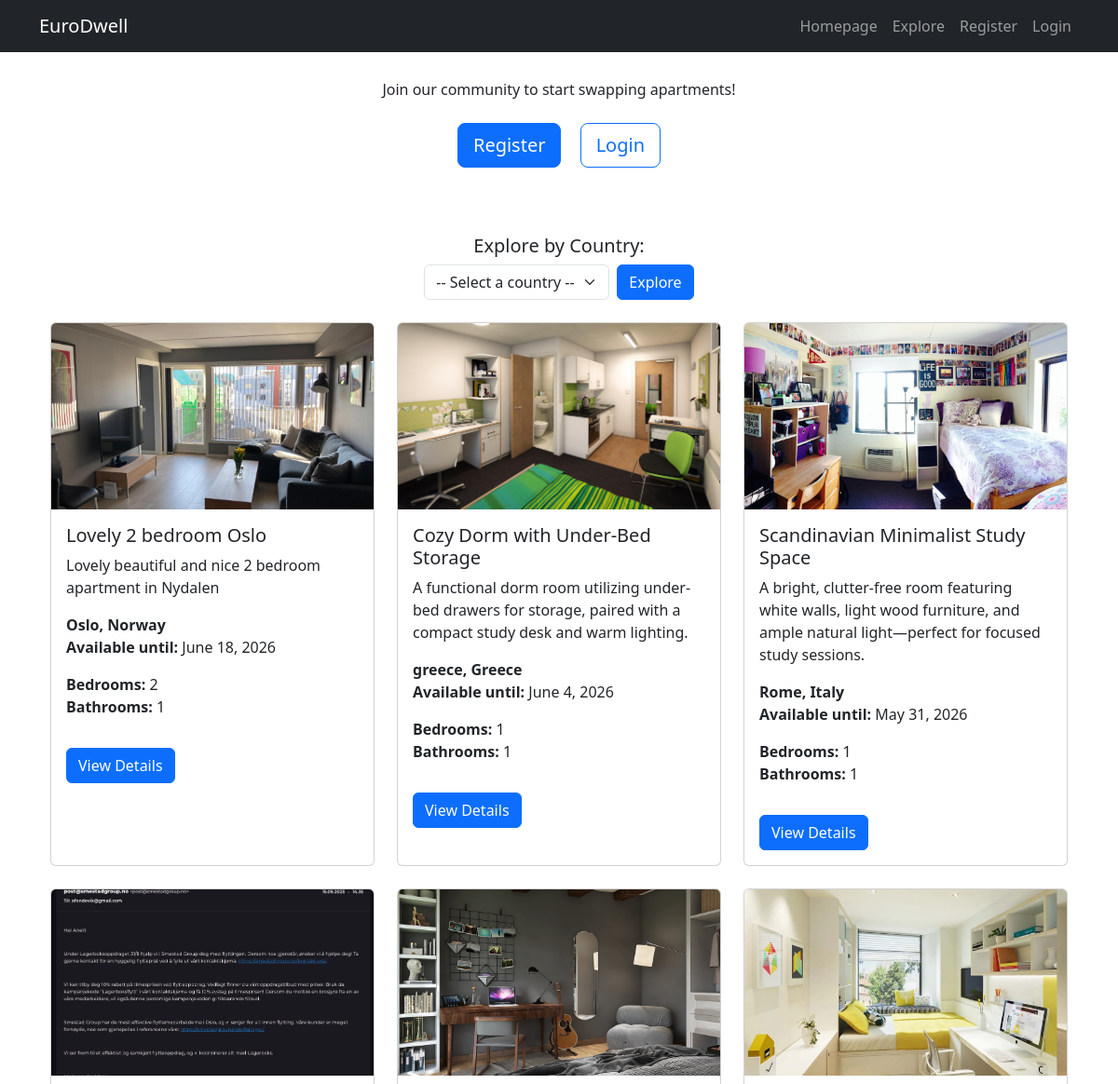
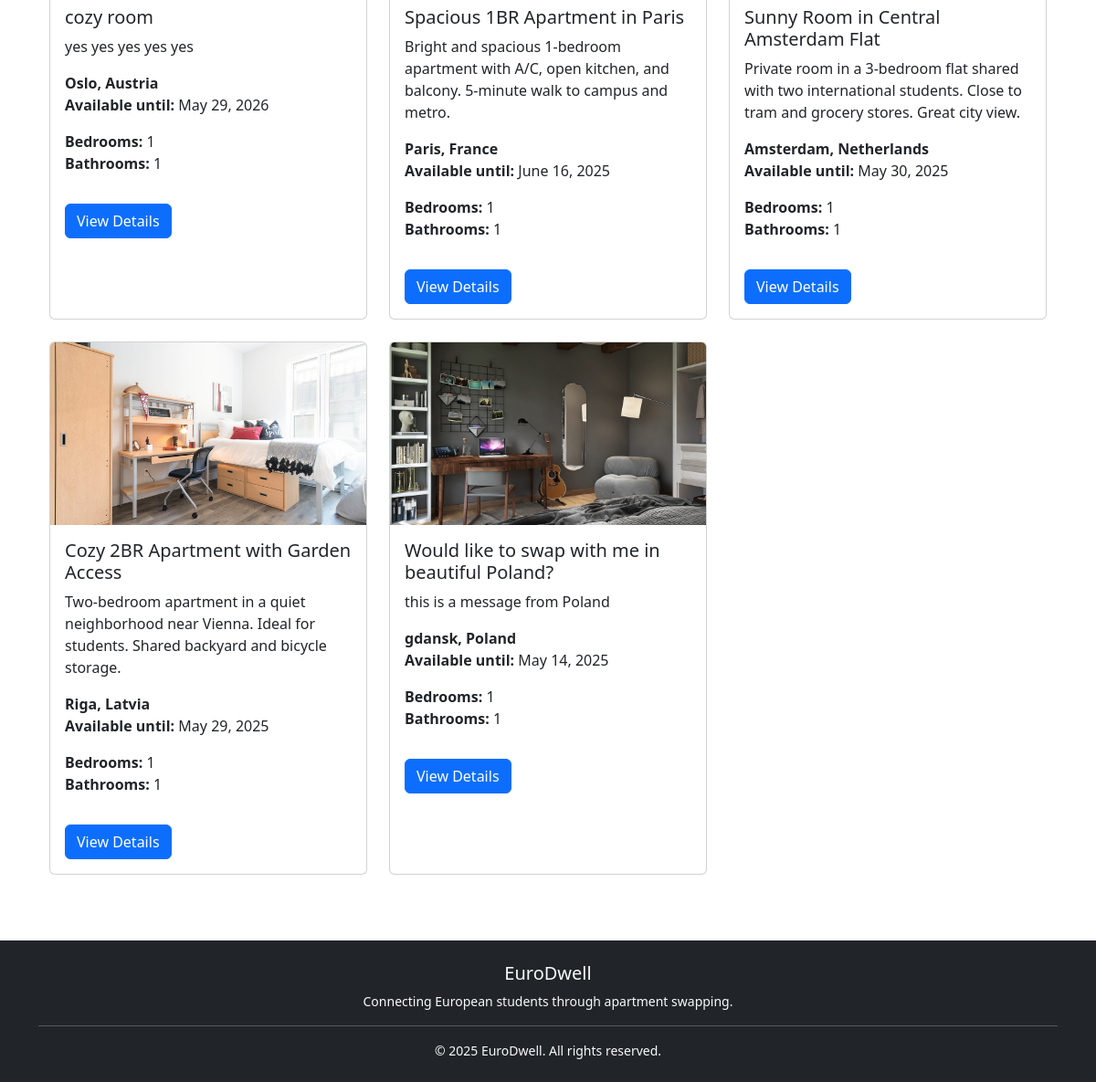
/explore, run on the app's committed database (2 pictures, top to bottom).
### app/models.py (models this page shows, shortened)
class Apartment(models.Model):
    user = models.ForeignKey(User, on_delete=models.CASCADE)
    title = models.CharField(max_length=200)
    description = models.TextField()
    country = models.CharField(max_length=100,default='Norway')
    city = models.CharField(max_length=100,default='Oslo')
    bedrooms = models.IntegerField(default=1)
    bathrooms = models.IntegerField(default=1)
    shared_bathroom = models.BooleanField(default=False)
    shared_kitchen = models.BooleanField(default=False)
    available_from = models.DateField(default=date.today)
    available_until = models.DateField(default=default_available_until)
    created_at = models.DateTimeField(auto_now_add=True)
    updated_at = models.DateTimeField(auto_now=True)

class ApartmentImage(models.Model):
    apartment = models.ForeignKey(Apartment, related_name='images', on_delete=models.CASCADE)
    image = models.ImageField(upload_to='apartments/')
    uploaded_at = models.DateTimeField(auto_now_add=True)

### app/views.py (the view)
# urls.py: path("explore", views.explore, name="explore"),
def explore(request):
    country = request.GET.get("country")
    if country:
        apartments = Apartment.objects.filter(
            country__icontains=country
        ).order_by('-available_until')
    else:
        apartments = Apartment.objects.all().order_by('-available_until')
    return render(request, "explore.html", {
        "apartments": apartments,
        "country": country,
        "countries": EUROPEAN_COUNTRIES,
    })

### app/context_processors.py (called while the page is built)
def unread_message_count(request):
    if request.user.is_authenticated:
        count = Message.objects.filter(receiver=request.user, is_read=False).count()
        return {'unread_message_count': count}
    return {}

### app/templates/explore.html (shortened to what this page needs)
{% extends "base.html" %}
{% block content %}
<div class="container">
    <div class="row justify-content-center text-center mb-5">
        <div class="col-md-8">
            {% if not user.is_authenticated %}
                <div class="mb-4">
                    <p class="mb-4">Join our community to start swapping apartments!</p>
                    <a href="{% url 'register' %}" class="btn btn-primary btn-lg me-3">Register</a>
                    <a href="{% url 'login' %}" class="btn btn-outline-primary btn-lg">Login</a>
                </div>
            {% endif %}
        </div>
    </div>
    <form method="get" action="{% url 'explore' %}" class="mb-4 text-center">
        <label for="country-select" class="form-label h5">Explore by Country:</label>
        <div class="d-flex justify-content-center align-items-center">
            <select name="country" id="country-select" class="form-select w-auto me-2">
                <option value="">-- Select a country --</option>
            </select>
            <button type="submit" class="btn btn-primary">Explore</button>
        </div>
    </form>
    <div class="row">
        {% for apartment in apartments %}
            <div class="col-md-4 mb-4">
                <div class="card h-100">
                    {% if apartment.images.first %}
                        <img src="{{ apartment.images.first.image.url }}" class="card-img-top" alt="{{ apartment.title }}" style="height: 200px; object-fit: cover;">
                    {% endif %}
                    <div class="card-body">
                        <h5 class="card-title">{{ apartment.title }}</h5>
                        <p class="card-text">{{ apartment.description|truncatewords:20 }}</p>
                        <p class="card-text">
                            <strong>{{ apartment.city }}, {{ apartment.country }}</strong><br>
                            <strong>Available until:</strong> {{ apartment.available_until }}
                        </p>
                        <ul class="list-unstyled">
                            <li><strong>Bedrooms:</strong> {{ apartment.bedrooms }}</li>
                            <li><strong>Bathrooms:</strong> {{ apartment.bathrooms }}</li>
                        </ul>
                        <a href="{% url 'apartment_details' apartment.id %}" class="btn btn-primary mt-3">View Details</a>
                    </div>
                </div>
            </div>
        {% empty %}
            <div class="col-12 text-center">
                <p>No apartments available at the moment.</p>
            </div>
        {% endfor %}
    </div>
</div>
{% endblock %}

### app/static/app/homepage.css (style rules this page uses)
form input, form textarea, form select { width: 100%; padding: 0.6rem; border: 1px solid #ccc; border-radius: 5px; }

### data on the page
Apartment: images.first.image (picture), title "Lovely 2 bedroom Oslo", description "Lovely beautiful and nice 2 bedroom apartment in Nydalen", city "Oslo", country "Norway", available_until "June 18, 2026", bedrooms "2", bathrooms "1"
Apartment: images.first.image (picture), title "Cozy Dorm with Under-Bed Storage", description "A functional dorm room utilizing under-bed drawers for storage, paired with a compact study desk and warm lighting.", city "greece", country "Greece", available_until "June 4, 2026", bedrooms "1", bathrooms "1"
Apartment: images.first.image (picture), title "Scandinavian Minimalist Study Space", description "A bright, clutter-free room featuring white walls, light wood furniture, and ample natural light—perfect for focused study sessions.", city "Rome", country "Italy", available_until "May 31, 2026", bedrooms "1", bathrooms "1"
Apartment: images.first.image (picture), title "cozy room", description "yes yes yes yes yes", city "Oslo", country "Austria", available_until "May 29, 2026", bedrooms "1", bathrooms "1"
Apartment: images.first.image (picture), title "Spacious 1BR Apartment in Paris", description "Bright and spacious 1-bedroom apartment with A/C, open kitchen, and balcony. 5-minute walk to campus and metro.", city "Paris", country "France", available_until "June 16, 2025", bedrooms "1", bathrooms "1"
Apartment: images.first.image (picture), title "Sunny Room in Central Amsterdam Flat", description "Private room in a 3-bedroom flat shared with two international students. Close to tram and grocery stores. Great city view.", city "Amsterdam", country "Netherlands", available_until "May 30, 2025", bedrooms "1", bathrooms "1"
Apartment: images.first.image (picture), title "Cozy 2BR Apartment with Garden Access", description "Two-bedroom apartment in a quiet neighborhood near Vienna. Ideal for students. Shared backyard and bicycle storage.", city "Riga", country "Latvia", available_until "May 29, 2025", bedrooms "1", bathrooms "1"
Apartment: images.first.image (picture), title "Would like to swap with me in beautiful Poland?", description "this is a message from Poland", city "gdansk", country "Poland", available_until "May 14, 2025", bedrooms "1", bathrooms "1"
